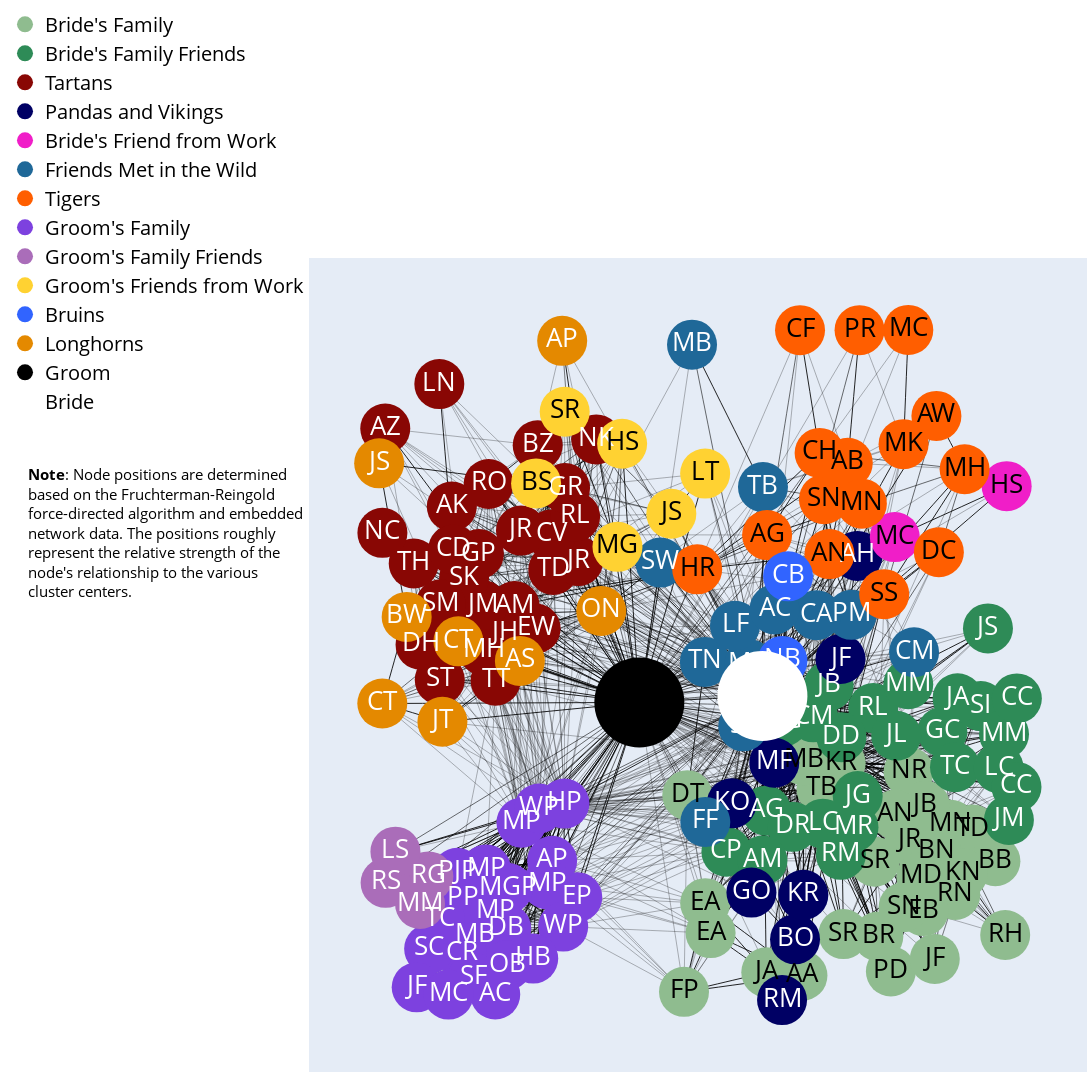

Notebook code for this chart:
### Code cell
fig = go.Figure(data=edge_traces + node_traces + display_name_traces,
                layout=go.Layout(
                    title=None,#"Mary and Richard's wedding guest network",
                    titlefont_size=24,
                    width=2000,
                    height=2000,
                    showlegend=True,
                    hovermode='closest',
                    margin=dict(b=20,l=20,r=5,t=20),
                    legend=dict(
                        yanchor="bottom", 
                        y=0.8, 
                        xanchor="right", 
                        x=0,
                        orientation="v",
                        font=dict(
                            size=20,
                            color="black")),
                    xaxis=dict(showgrid=False, zeroline=False, showticklabels=False),
                    yaxis=dict(showgrid=False, zeroline=False, showticklabels=False),
                    dragmode='pan')
                    )
fig.add_annotation(
    text="<b>Note</b>: Node positions are determined <br>based on the<a href='https://en.wikipedia.org/wiki/Force-directed_graph_drawing'> Fruchterman-Reingold <br>force-directed algorithm</a> and embedded <br>network data. The positions roughly <br>represent the relative strength of the <br>node's relationship to the various <br>cluster centers.", 
    align='left',
    showarrow=False,
    xref='paper',
    yref='paper',
    x=0.0,
    y=0.75,
    xanchor="right",
    font=dict(
        size=15,
        color="black"))
fig.show()
